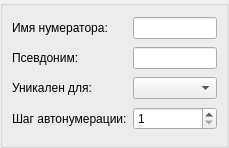
<?xml version="1.0" encoding="UTF-8"?>
<ui version="4.0">
 <class>RTPTechGroup::ModelerIde::NumeratorWidget</class>
 <widget class="QWidget" name="RTPTechGroup::ModelerIde::NumeratorWidget">
  <property name="geometry">
   <rect>
    <x>0</x>
    <y>0</y>
    <width>229</width>
    <height>148</height>
   </rect>
  </property>
  <property name="windowTitle">
   <string>Form</string>
  </property>
  <layout class="QVBoxLayout" name="verticalLayout">
   <property name="leftMargin">
    <number>0</number>
   </property>
   <property name="topMargin">
    <number>0</number>
   </property>
   <property name="rightMargin">
    <number>0</number>
   </property>
   <property name="bottomMargin">
    <number>0</number>
   </property>
   <item>
    <widget class="QGroupBox" name="numeratorGroupBox">
     <property name="title">
      <string/>
     </property>
     <layout class="QGridLayout" name="gridLayout">
      <item row="0" column="1">
       <widget class="QLineEdit" name="numeratorNameLineEdit"/>
      </item>
      <item row="3" column="0">
       <widget class="QLabel" name="numeratorStepLabel">
        <property name="text">
         <string>Шаг автонумерации:</string>
        </property>
       </widget>
      </item>
      <item row="1" column="1">
       <widget class="QLineEdit" name="numeratorAliasLineEdit"/>
      </item>
      <item row="0" column="0">
       <widget class="QLabel" name="numeratorNameLabel">
        <property name="text">
         <string>Имя нумератора:</string>
        </property>
       </widget>
      </item>
      <item row="1" column="0">
       <widget class="QLabel" name="numeratorAliasLabel">
        <property name="text">
         <string>Псевдоним:</string>
        </property>
       </widget>
      </item>
      <item row="3" column="1">
       <widget class="QSpinBox" name="numeratorStepSpinBox">
        <property name="minimum">
         <number>1</number>
        </property>
       </widget>
      </item>
      <item row="2" column="0">
       <widget class="QLabel" name="numeratorUniqueLabel">
        <property name="text">
         <string>Уникален для:</string>
        </property>
       </widget>
      </item>
      <item row="2" column="1">
       <widget class="QComboBox" name="numeratorUniqueComboBox"/>
      </item>
     </layout>
    </widget>
   </item>
  </layout>
 </widget>
 <resources/>
 <connections/>
</ui>
